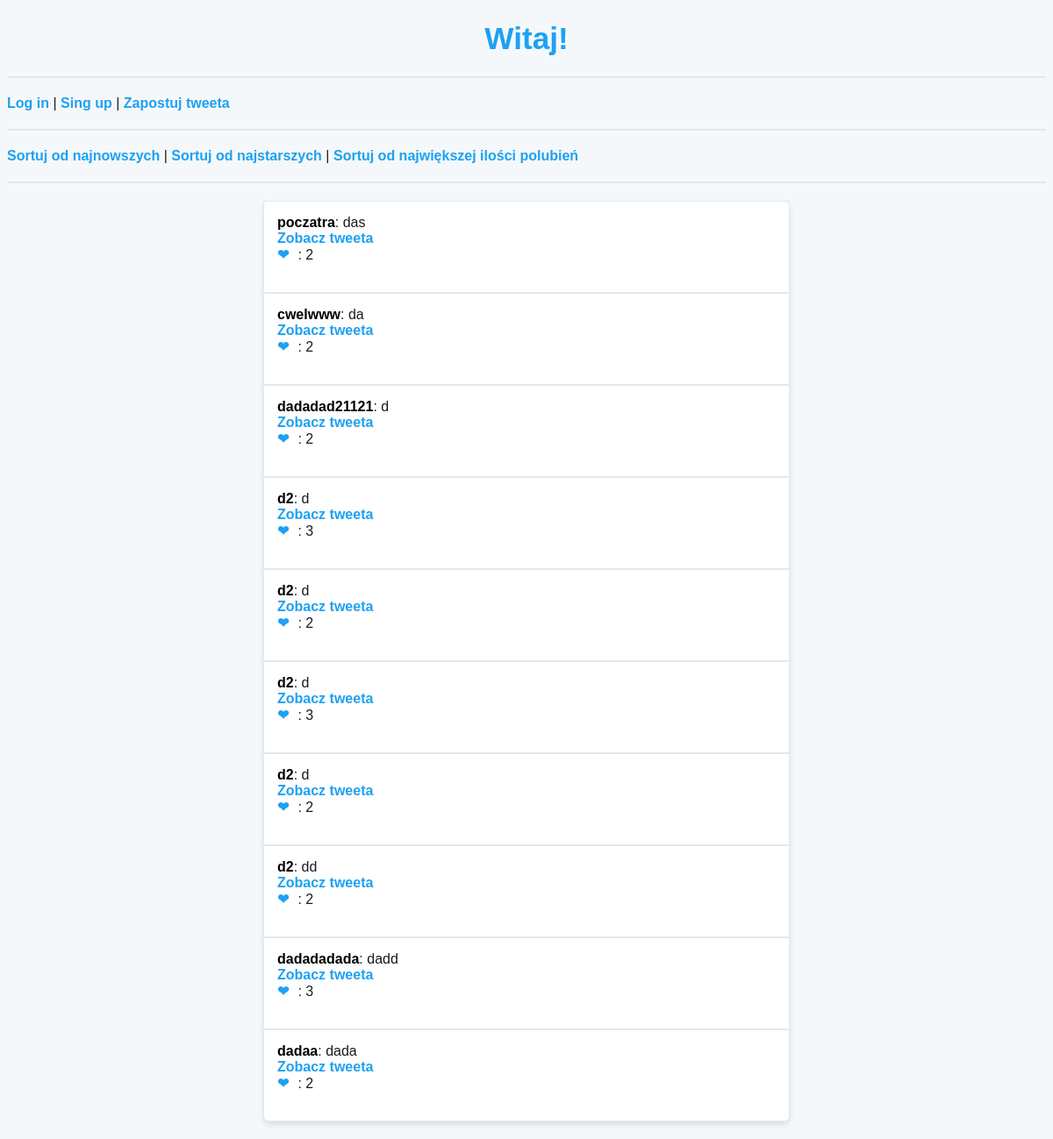
/ (signed in), run on an earlier commit of the app's database.
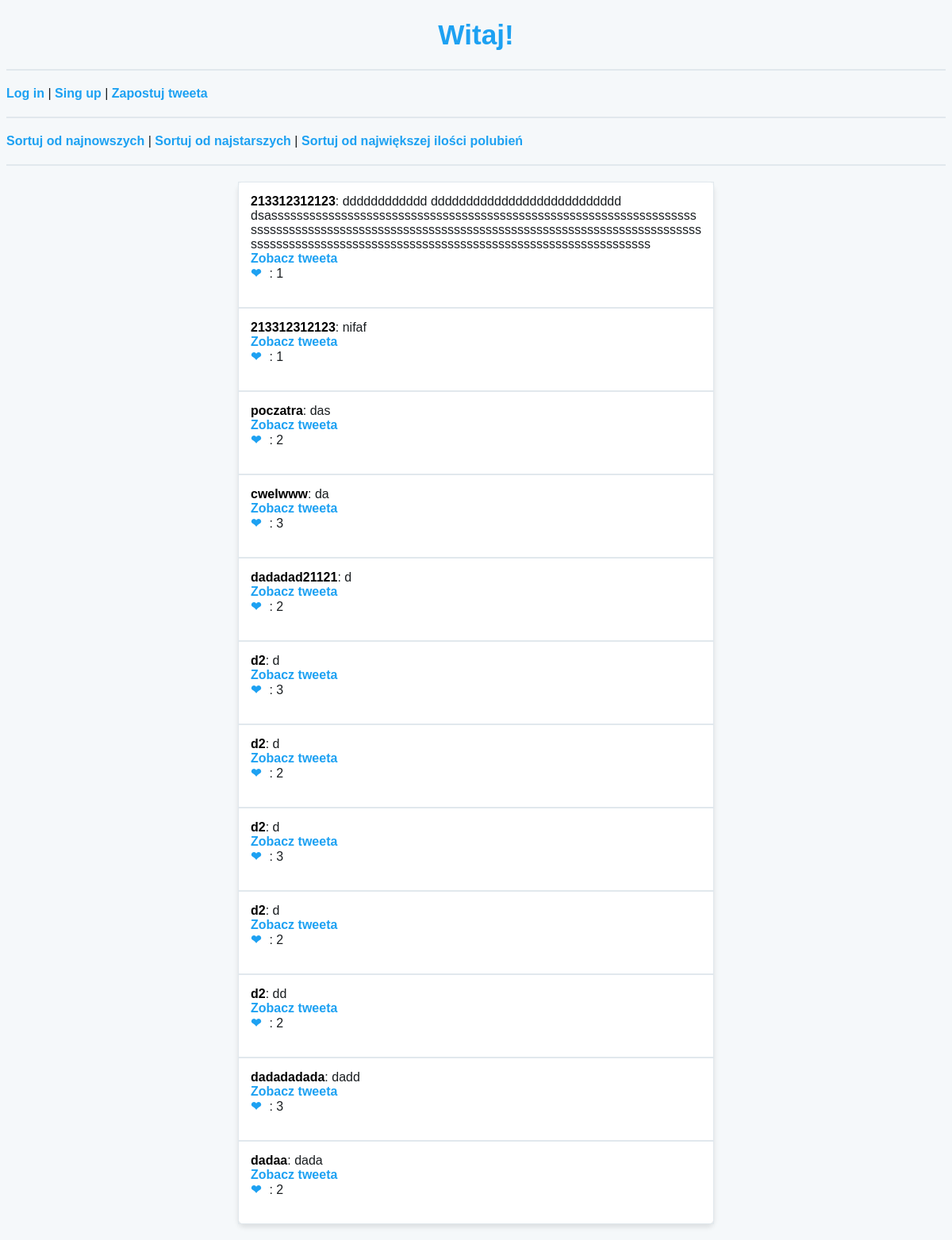
And on a later commit of the database.
### tweets/models.py (models this page shows, shortened)
class Tweet(models.Model):
    user = models.ForeignKey(User, on_delete=models.CASCADE)
    content = models.CharField(max_length=280)
    timestamp = models.DateTimeField(auto_now_add=True)
    def likes_count(self):
        return self.likes.count()

### tweets/views.py (the view)
# urls.py: path('', views.homeSite, name='homeSite'),
@login_required
def homeSite(request):
    sort_order = request.GET.get('sort', 'desc')
    sort_by_likes = request.GET.get('likes', None)
    if sort_by_likes:
        tweets = Tweet.objects.annotate(like_count=models.Count('likes')).order_by('-like_count')
    elif sort_order == 'asc':
        tweets = Tweet.objects.all().order_by('timestamp')
    else:
        tweets = Tweet.objects.all().order_by('-timestamp')
    return render(request, 'tweets/homeSite.html', {'tweets': tweets, 'sort_order': sort_order})

### tweets/templates/tweets/homeSite.html (shortened to what this page needs)
<!DOCTYPE html>
<html>
<head>
    {% load static %}
    <link rel="stylesheet" href="{% static 'css/styles.css' %}">
</head>
<body>
    <h1>Witaj!</h1>
    <hr>
    <a href="{% url 'loginSite' %}">Log in</a> |
    <a href="{% url 'signupSite' %}">Sing up</a> |
    <a href="{% url 'postSite' %}">Zapostuj tweeta</a>
    <hr>
    <a href="?sort=desc">Sortuj od najnowszych</a> |
    <a href="?sort=asc">Sortuj od najstarszych</a> |
    <a id="zapsotuj" href="?likes=true">Sortuj od największej ilości polubień</a>
    <hr>
    <ul>
        {% for tweet in tweets %}
        <li>
            <strong>{{ tweet.user.username }}</strong>: {{ tweet.content }}
            <br>
            <a href="{% url 'tweetDetail' tweet.id %}">Zobacz tweeta</a>
            <br>
            <a href="{% url 'like_tweet' tweet.id %}?next=home">❤</a>: {{ tweet.likes_count }}
            <br>
            <br>
        </li>
        {% endfor %}
    </ul>
</body>
</html>

What changed in the data, as far as the page shows it:
added Tweet: user.username "213312312123", content "dddddddddddd ddddddddddddddddddddddddddd dsasssssssssssssssssssssssssssssssssssssssssssssssssssssssssssssssssssssssssssssssssssssssssssssssssssssssssssssssssssssssssssssssssssssssssssssssssssssssssssssssssssssssssssssssssssssssssssssssssssssssss", likes_count "1"
added Tweet: user.username "213312312123", content "nifaf", likes_count "1"
computed for Tweet "da": likes_count "2" → "3"
